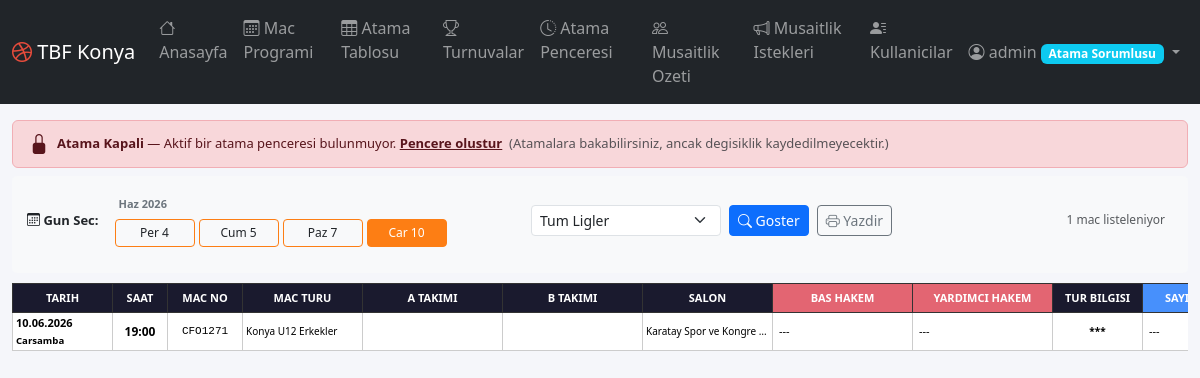
The page /atama/ (signed in) on the database its author committed.
### core/models.py (models this page shows, shortened)
class UserProfile(models.Model):
    ROLE_CHOICES = [
        ('hakem', 'Hakem'),
        ('masa_gorevlisi', 'Masa Gorevlisi'),
        ('gozlemci', 'Gozlemci'),
        ('atama_sorumlusu', 'Atama Sorumlusu'),
        ('il_temsilcisi', 'Il Temsilcisi'),
    ]
    CLASSIFICATION_CHOICES = [
        ('A', 'A Klasman'),
        ('B', 'B Klasman'),
        ('C', 'C Klasman'),
        ('il', 'Il Hakemi'),
        ('aday', 'Aday Hakem'),
        ('', 'Belirsiz'),
    ]
    CLASSIFICATION_ORDER = {'A': 0, 'B': 1, 'C': 2, 'il': 3, 'aday': 4, '': 5}
    user = models.OneToOneField(User, on_delete=models.CASCADE, related_name='profile')
    role = models.CharField(max_length=20, choices=ROLE_CHOICES)
    phone = models.CharField(max_length=20, blank=True)
    is_active_official = models.BooleanField(default=True)
    classification = models.CharField(
        max_length=10, blank=True, choices=CLASSIFICATION_CHOICES,
        verbose_name='Klasman', help_text='Sadece hakemler icin gecerlidir'
    )
    class Meta:
        verbose_name = 'Kullanici Profili'
        verbose_name_plural = 'Kullanici Profilleri'
    @property
    def full_name(self):
        return self.user.get_full_name() or self.user.username
    @property
    def classification_order(self):
        return self.CLASSIFICATION_ORDER.get(self.classification, 5)

class Match(models.Model):
    tbf_match_id = models.IntegerField(unique=True, null=True, blank=True)
    match_code = models.CharField(max_length=20, blank=True)
    league = models.ForeignKey(
        League, on_delete=models.SET_NULL, null=True, blank=True, related_name='matches',
    )
    tournament = models.ForeignKey(
        'Tournament', on_delete=models.SET_NULL, null=True, blank=True,
        related_name='matches', verbose_name='Turnuva',
    )
    home_team_name = models.CharField(max_length=200)
    away_team_name = models.CharField(max_length=200)
    home_team = models.ForeignKey(Team, on_delete=models.SET_NULL, null=True, blank=True, related_name='home_matches')
    away_team = models.ForeignKey(Team, on_delete=models.SET_NULL, null=True, blank=True, related_name='away_matches')
    venue = models.ForeignKey(Venue, on_delete=models.SET_NULL, null=True, blank=True)
    date = models.DateField()
    time = models.TimeField()
    week = models.CharField(max_length=50, blank=True)
    round_info = models.CharField(max_length=100, blank=True, help_text='Yari Final, Final vb.')
    home_score = models.IntegerField(null=True, blank=True)
    away_score = models.IntegerField(null=True, blank=True)
    is_played = models.BooleanField(default=False)
    match_status_id = models.IntegerField(null=True, blank=True)
    class Meta:
        verbose_name = 'Mac'
        verbose_name_plural = 'Maclar'
        ordering = ['date', 'time']

class League(models.Model):
    CATEGORY_CHOICES = [
        ('a_ligi', 'A Ligi'),
        ('b_ligi', 'B Ligi'),
        ('gencler', 'Gencler'),
        ('kucukler', 'Kucukler'),
        ('diger', 'Diger'),
    ]
    tbf_id = models.IntegerField(unique=True, help_text='TBF faaliyetId')
    name = models.CharField(max_length=200)
    age_group = models.CharField(max_length=50)
    gender = models.CharField(max_length=20)
    season = models.CharField(max_length=20, default='2025-2026')
    season_id = models.IntegerField(null=True, blank=True)
    is_active = models.BooleanField(default=True)
    category = models.CharField(
        max_length=20, choices=CATEGORY_CHOICES, default='diger',
        verbose_name='Kategori',
        help_text='A Ligi, B Ligi gibi kategoriler icin kullanilir',
    )
    class Meta:
        verbose_name = 'Lig'
        verbose_name_plural = 'Ligler'
        ordering = ['name']

class Venue(models.Model):
    name = models.CharField(max_length=200, unique=True)
    class Meta:
        verbose_name = 'Salon'
        verbose_name_plural = 'Salonlar'
        ordering = ['name']

### core/views.py (the view, shortened to what this page needs)
# urls.py: path('atama/', views.assignment_sheet, name='assignment_sheet'),
@login_required
def assignment_sheet(request):
    profile = _get_profile(request)
    if not _is_admin(profile):
        return redirect('core:dashboard')
    today = date.today()
    league_id = request.GET.get('league', '')
    tournament_id = request.GET.get('tournament', '')
    selected_dates_str = request.GET.getlist('dates[]')
    if not selected_dates_str:
        week_start = today - timedelta(days=today.weekday())
        week_end = week_start + timedelta(days=6)
        selected_dates = list(
            Match.objects.filter(date__range=(week_start, week_end), is_played=False)
            .values_list('date', flat=True).distinct().order_by('date')
        )
    if not selected_dates:
        matches = Match.objects.none()
    else:
        matches = Match.objects.filter(
            date__in=selected_dates,
            is_played=False,
        ).select_related('league', 'tournament', 'venue').order_by('date', 'time')
    if league_id:
        matches = matches.filter(league_id=league_id)
    if tournament_id:
        matches = matches.filter(tournament_id=tournament_id)
    match_data = []
    for match in matches:
        assignment = Assignment.objects.filter(match=match).select_related(
            'head_referee__user', 'assistant_referee__user',
            'scorer_1__user', 'scorer_2__user',
            'timer__user', 'shot_clock__user',
            'observer__user'
        ).first()
        match_data.append({
            'match': match,
            'assignment': assignment,
            'day_name': _turkish_day(match.date),
        })
    referees_qs = list(UserProfile.objects.filter(
        role='hakem', is_active_official=True
    ).select_related('user'))
    referees_qs.sort(key=lambda r: (r.classification_order, r.full_name))
    table_officials = list(UserProfile.objects.filter(
        role='masa_gorevlisi', is_active_official=True
    ).select_related('user').order_by('user__first_name', 'user__last_name'))
    observers = list(UserProfile.objects.filter(
        role='gozlemci', is_active_official=True
    ).select_related('user').order_by('user__first_name', 'user__last_name'))
    leagues = League.objects.filter(is_active=True).order_by('name')
    tournaments = Tournament.objects.filter(is_active=True).order_by('-start_date')
    availabilities = {}
    if selected_dates:
        for avail in Availability.objects.filter(date__in=selected_dates):
            key = f"{avail.user_id}_{avail.date.isoformat()}"
            availabilities[key] = avail.is_available
    calendar_start = today - timedelta(days=30)
    calendar_end = today + timedelta(days=60)
    match_dates = list(
        Match.objects.filter(date__range=(calendar_start, calendar_end), is_played=False)
        .values_list('date', flat=True).distinct().order_by('date')
    )
    from django.utils import timezone as tz
    now_tz = tz.now()
    if tournament_id:
        active_window = AssignmentWindow.objects.filter(
            is_active=True,
            start_datetime__lte=now_tz,
            end_datetime__gte=now_tz,
        ).filter(
            Q(tournament_id=tournament_id) | Q(tournament__isnull=True)
        ).first()
    else:
        active_window = AssignmentWindow.get_active()
    window_is_open = active_window is not None
    upcoming_window = AssignmentWindow.objects.filter(
        is_active=True, start_datetime__gt=now_tz,
    ).filter(
        Q(tournament_id=tournament_id) | Q(tournament__isnull=True)
        if tournament_id else Q(tournament__isnull=True)
    ).order_by('start_datetime').first()
    selected_tournament_obj = None
    if tournament_id:
        selected_tournament_obj = Tournament.objects.filter(pk=tournament_id).first()
    context = {
        'match_data': match_data,
        'referees': referees_qs,
        'table_officials': table_officials,
        'observers': observers,
        'leagues': leagues,
        'tournaments': tournaments,
        'selected_dates': [d.isoformat() for d in selected_dates],
        'selected_league': league_id,
        'selected_tournament': tournament_id,
        'selected_tournament_obj': selected_tournament_obj,
        'availabilities_json': json.dumps(availabilities),
        'match_dates_json': json.dumps([d.isoformat() for d in match_dates]),
        'window_is_open': window_is_open,
        'active_window': active_window,
        'upcoming_window': upcoming_window,
    }
    return render(request, 'core/assignment_sheet.html', context)

### core/templates/core/assignment_sheet.html (shortened to what this page needs)
{% extends "base.html" %}
{% block content %}
{% if not window_is_open %}
<div class="alert alert-danger d-flex align-items-center py-2 mb-2" style="font-size:13px;">
  <i class="bi bi-lock-fill me-2 fs-5"></i>
  <div>
    <strong>Atama Kapali</strong>
    {% if upcoming_window %}
      — Sonraki pencere: <strong>{{ upcoming_window.start_datetime|date:"d.m.Y H:i" }}</strong> / <em>{{ upcoming_window.title }}</em>
    {% else %}
      — Aktif bir atama penceresi bulunmuyor. <a href="{% url 'core:assignment_window_list' %}" class="alert-link">Pencere olustur</a>
    {% endif %}
    &nbsp;<span class="text-muted">(Atamalara bakabilirsiniz, ancak degisiklik kaydedilmeyecektir.)</span>
  </div>
</div>
{% endif %}
<div class="filter-bar">
    <div class="d-flex flex-wrap align-items-center gap-2 mb-2">
        <strong style="font-size:13px;"><i class="bi bi-calendar3"></i> Gun Sec:</strong>
        <div class="date-picker-grid" id="date-picker">
        </div>
        <select id="league-filter" class="form-select form-select-sm ms-2" style="width:190px;">
            <option value="">Tum Ligler</option>
            {% regroup leagues by get_category_display as league_groups %}
        </select>
        <button id="apply-filter" class="btn btn-sm btn-primary">
            <i class="bi bi-search"></i> Goster
        </button>
        <a href="{% url 'core:assignment_pdf' %}" class="btn btn-sm btn-outline-secondary" target="_blank">
            <i class="bi bi-printer"></i> Yazdir
        </a>
        <span class="ms-auto text-muted" style="font-size:12px;">
            {{ match_data|length }} mac listeleniyor
        </span>
    </div>
</div>
<div class="table-responsive" style="max-height: calc(100vh - 200px); overflow: auto;">
    <table class="table assignment-table" id="assignment-table">
        <thead>
            <tr>
                <th style="min-width:100px;">TARIH</th>
                <th style="min-width:55px;">SAAT</th>
                <th style="min-width:75px;">MAC NO</th>
                <th style="min-width:120px;">MAC TURU</th>
                <th style="min-width:140px;">A TAKIMI</th>
                <th style="min-width:140px;">B TAKIMI</th>
                <th style="min-width:120px;">SALON</th>
                <th class="bg-danger bg-opacity-75" style="min-width:140px;">BAS HAKEM</th>
                <th class="bg-danger bg-opacity-75" style="min-width:140px;">YARDIMCI HAKEM</th>
                <th style="min-width:90px;">TUR BILGISI</th>
                <th class="bg-primary bg-opacity-75" style="min-width:130px;">SAYI GOREVLISI</th>
            </tr>
        </thead>
        <tbody>
            {% for item in match_data %}
            <tr class="day-group-{{ item.match.date|date:'w' }}" data-match-id="{{ item.match.id }}" data-match-date="{{ item.match.date|date:'Y-m-d' }}">
                <td class="date-cell">
                    {{ item.match.date|date:"d.m.Y" }}
                    <br><small>{{ item.day_name }}</small>
                </td>
                <td class="time-cell">{{ item.match.time|time:"H:i" }}</td>
                <td class="code-cell">{{ item.match.match_code }}</td>
                <td class="league-cell" title="{{ item.match.league.name }}">{{ item.match.league.name }}</td>
                <td class="team-cell" title="{{ item.match.home_team_name }}">{{ item.match.home_team_name }}</td>
                <td class="team-cell" title="{{ item.match.away_team_name }}">{{ item.match.away_team_name }}</td>
                <td class="venue-cell" title="{{ item.match.venue.name|default:'' }}">{{ item.match.venue.name|default:"-" }}</td>
                <td>
                    <select class="assign-select" data-field="head_referee" data-role="hakem">
                        <option value="">---</option>
                    </select>
                </td>
                <td>
                    <select class="assign-select" data-field="assistant_referee" data-role="hakem">
                        <option value="">---</option>
                    </select>
                </td>
                <td class="round-info-cell">{{ item.match.round_info|default:"***" }}</td>
                <td>
                    <select class="assign-select" data-field="scorer_1" data-role="masa">
                        <option value="">---</option>
                    </select>
                </td>
            </tr>
            {% endfor %}
        </tbody>
    </table>
</div>
{% endblock %}

### core/templates/base.html (shortened to what this page needs)
{% load static %}
<!DOCTYPE html>
<html lang="tr">
<head>
    <link href="https://cdn.jsdelivr.net/npm/bootstrap@5.3.2/dist/css/bootstrap.min.css" rel="stylesheet">
    <link href="https://cdn.jsdelivr.net/npm/bootstrap-icons@1.11.1/font/bootstrap-icons.css" rel="stylesheet">
    <link href="{% static 'css/style.css' %}" rel="stylesheet">
</head>
<body>
    {% if user.is_authenticated %}
    <nav class="navbar navbar-expand-lg navbar-dark bg-dark">
        <div class="container-fluid">
            <a class="navbar-brand" href="{% url 'core:dashboard' %}">
                <i class="bi bi-dribbble"></i> TBF Konya
            </a>
            <div class="collapse navbar-collapse" id="navbarNav">
                <ul class="navbar-nav me-auto">
                    <li class="nav-item">
                        <a class="nav-link" href="{% url 'core:dashboard' %}">
                            <i class="bi bi-house"></i> Anasayfa
                        </a>
                    </li>
                    <li class="nav-item">
                        <a class="nav-link" href="{% url 'core:match_schedule' %}">
                            <i class="bi bi-calendar3"></i> Mac Programi
                        </a>
                    </li>
                    {% if user.profile.role == 'atama_sorumlusu' or user.profile.role == 'il_temsilcisi' %}
                    <li class="nav-item">
                        <a class="nav-link" href="{% url 'core:assignment_sheet' %}">
                            <i class="bi bi-table"></i> Atama Tablosu
                        </a>
                    </li>
                    <li class="nav-item">
                        <a class="nav-link" href="{% url 'core:tournament_list' %}">
                            <i class="bi bi-trophy"></i> Turnuvalar
                        </a>
                    </li>
                    <li class="nav-item">
                        <a class="nav-link" href="{% url 'core:assignment_window_list' %}">
                            <i class="bi bi-clock-history"></i> Atama Penceresi
                        </a>
                    </li>
                    <li class="nav-item">
                        <a class="nav-link" href="{% url 'core:availability_summary' %}">
                            <i class="bi bi-people"></i> Musaitlik Ozeti
                        </a>
                    </li>
                    <li class="nav-item">
                        <a class="nav-link" href="{% url 'core:availability_request_list' %}">
                            <i class="bi bi-megaphone"></i> Musaitlik Istekleri
                        </a>
                    </li>
                    <li class="nav-item">
                        <a class="nav-link" href="{% url 'core:user_list' %}">
                            <i class="bi bi-person-lines-fill"></i> Kullanicilar
                        </a>
                    </li>
                    {% endif %}
                </ul>
                <ul class="navbar-nav">
                    <li class="nav-item dropdown">
                        <a class="nav-link dropdown-toggle" href="#" data-bs-toggle="dropdown">
                            <i class="bi bi-person-circle"></i>
                            {{ user.get_full_name|default:user.username }}
                            <span class="badge bg-info">{{ user.profile.get_role_display }}</span>
                        </a>
                    </li>
                </ul>
            </div>
        </div>
    </nav>
    {% endif %}
    <main class="{% block main_class %}container-fluid mt-3{% endblock %}">
        {% block content %}{% endblock %}
    </main>
</body>
</html>

### rows shown on the page
Match: match "10.06.2026", day_name "Carsamba", match.time "19:00", match.match_code "CFO1271", match.league.name "Konya U12 Erkekler", match.venue.name "Karatay Spor ve Kongre…", match.round_info "***"

### other values the page prints
{{ user.get_full_name|default:user.username }} "admin"
{{ user.profile.get_role_display }} "Atama Sorumlusu"
{{ match_data|length }} "1"
